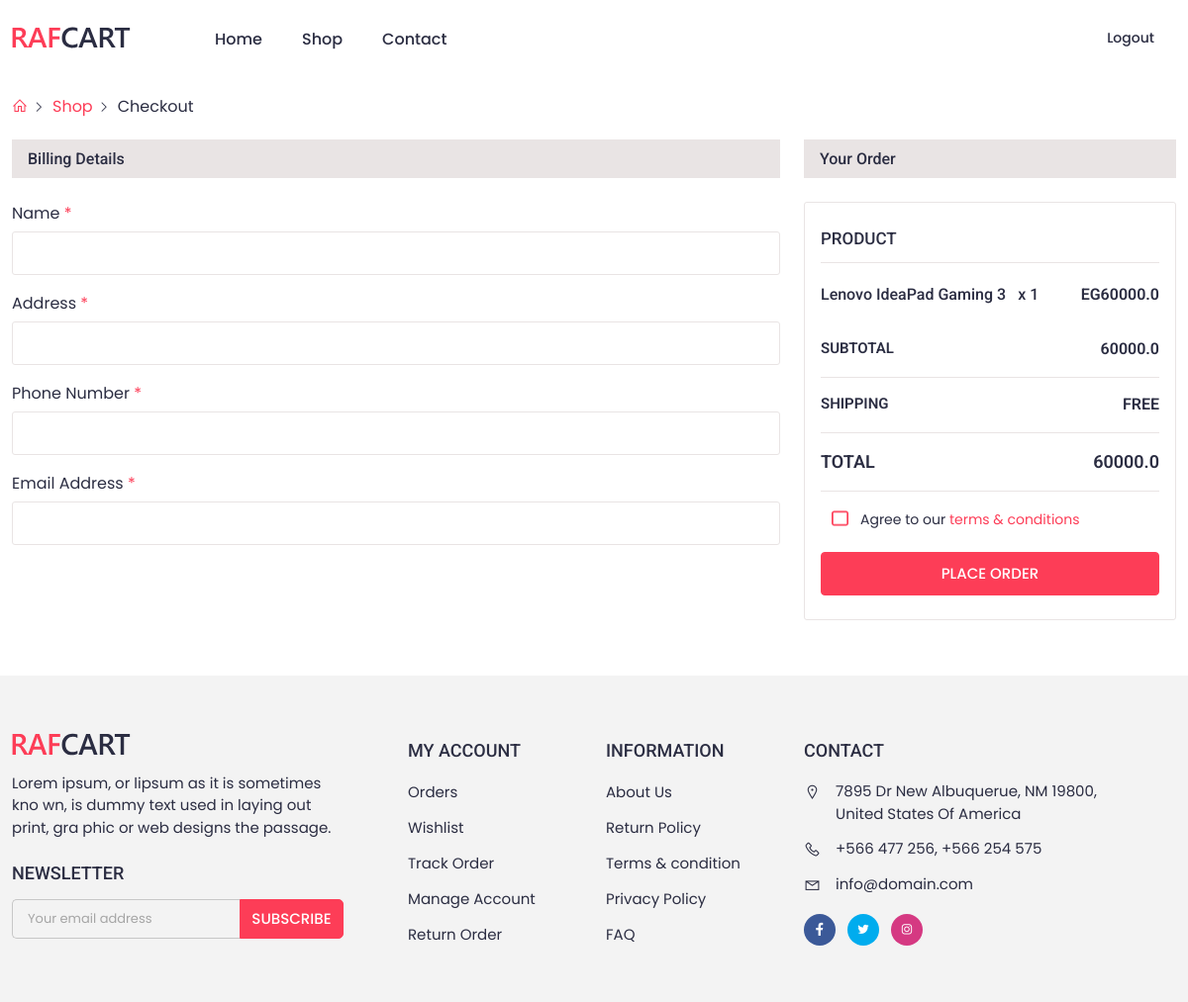
Page /shop/checkout/ (signed in) on the earlier database version.
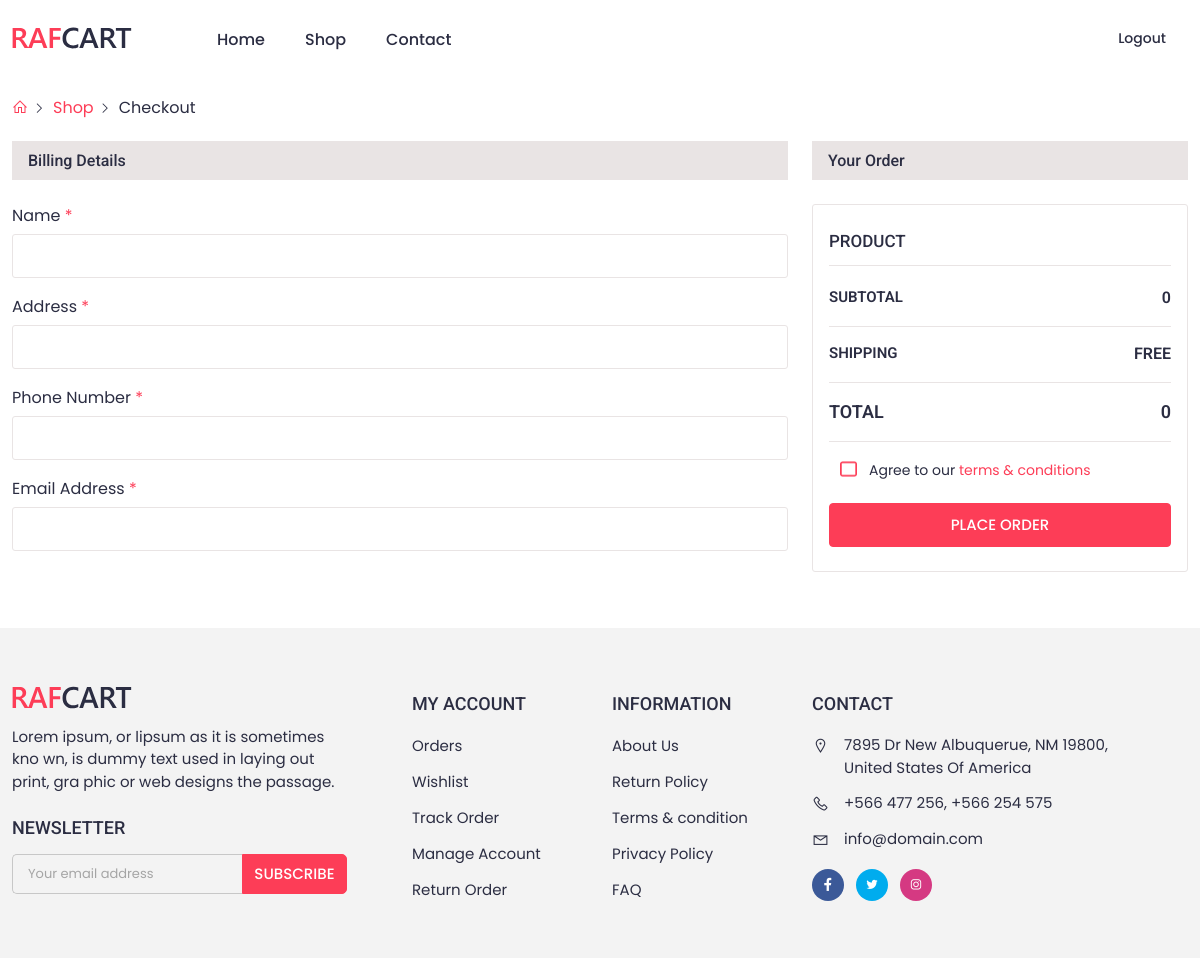
Same page on the later database version.
### shop/models.py (models this page shows, shortened)
class CartItem(models.Model):
    cart = models.ForeignKey(Cart, on_delete=models.CASCADE)
    product = models.ForeignKey(Product, on_delete=models.CASCADE)
    quantity = models.PositiveIntegerField(default=1)

class Product(models.Model):
    Name = models.CharField(max_length=60)
    Price = models.FloatField()
    Description = models.TextField(max_length=2000)
    Image = models.ImageField(upload_to='images/')
    Availability = models.BooleanField(default=True)
    Color=ColorField(default='#000000')
    Category=models.ForeignKey(Category, on_delete=models.SET_NULL, related_name="products",null=True)
    SubCategory=models.ForeignKey(SubCategory, on_delete=models.SET_NULL, related_name="products",null=True)
    Brand = models.ForeignKey(Brand, on_delete=models.CASCADE, related_name="Brand_Product",null=True)

### shop/views.py (the view, shortened to what this page needs)
# urls.py: path('checkout/',views.checkout, name='checkout'),
def checkout(request):
    if request.user.is_authenticated:
        cart = Cart.objects.filter(user=request.user).first()
        if cart:
            cart_items = CartItem.objects.filter(cart=cart)
            total_price = calculate_total_price(cart_items)
        else:
            cart_items = None
            total_price = 0
    else:
        cart_items = None
        total_price = 0
    return render(request, 'shop/checkout.html', {'cart_items': cart_items, 'total_price': total_price})

### shop/views.py (called while the page is built)
def calculate_total_price(cart_items):
    total_price = 0
    for cart_item in cart_items:
        total_price += cart_item.product.Price * cart_item.quantity
    return total_price

### templates/shop/checkout.html (shortened to what this page needs)
{% extends 'base.html' %}
{% block content %}
    <div class="container">
      <div class="breadcrumbs">
        <a href="{% url 'home' %}"><i class="las la-home"></i></a>
        <a href="#">Shop</a>
        <a href="#" class="active">Checkout</a>
      </div>
    </div>
     <div class="cart_area section_padding_b">
      <div class="container">
        <div class="row">
          <div class="col-xl-8 col-lg-7 col-md-6">
            <h4 class="shop_cart_title mb-4 ps-3">Billing details</h4>
            <div class="billing_form">
              <form method="post">
                  <div class="row">
                    <div class="col-lg-12">
                      <div class="single_billing_inp">
                        <label for="first_name">Name <span>*</span></label>
                        <input type="text" name="name"  />
                      </div>
                    </div>
                    <div class="col-12">
                      <div class="single_billing_inp">
                        <label for="street_addr"
                          > Address <span>*</span></label
                        >
                        <input name="address" type="text"  />
                      </div>
                    </div>
                    <div class="col-12">
                      <div class="single_billing_inp">
                        <label for="phone_number"
                          >Phone Number <span>*</span></label
                        >
                        <input name="phone" type="text"  />
                      </div>
                    </div>
                    <div class="col-12">
                      <div class="single_billing_inp">
                        <label for="email_addr">Email Address <span>*</span></label>
                        <input  name="email" type="text"/>
                      </div>
                    </div>
                  </div>
                </div>
                </div>
                <div class="col-xl-4 col-lg-5 col-md-6">
                  <h4 class="shop_cart_title ps-3">Your order</h4>
                  <div class="checkout_order mt-4">
                    <h4>product</h4>
                    {% for item in cart_items %}
                    <div class="single_check_order">
                      <div class="checkorder_cont">
                        <h5>{{ item.product.Name }}</h5>
                      </div>
                        <p class="checkorder_qnty">x {{ item.quantity }}</p>
                      <p class="checkorder_price">EG{{ item.product.Price }}</p>
                    </div>
                    {% endfor %}
                    <div class="single_check_order subs">
                      <div class="checkorder_cont subtotal-h">
                        <h5>Subtotal</h5>
                      </div>
                      <p class="checkorder_price">{{ total_price }}</p>
                    </div>
                    <div class="single_check_order subs">
                      <div class="checkorder_cont subtotal-h">
                        <h5>Shipping</h5>
                      </div>
                      <p class="checkorder_price">Free</p>
                    </div>
                    <div class="single_check_order total">
                      <div class="checkorder_cont">
                        <h5>Total</h5>
                      </div>
                      <p class="checkorder_price">{{ total_price }}</p>
                    </div>
                    <div class="checkorder_agree custom_check check_2">
                      <label for="save-default"
                      >Agree to our
                      <a href="#" class="text-color">terms & conditions</a></label
                      >
                    </div>
                    <div class="checkorder_btn">
                      <button type="submit" class="default_btn rounded w-100">place order</button>
                    </div>
              </div>
            </div>
        </div>
      </div>
    </div>
{% endblock content %}

Differences in the rows shown:
removed CartItem: product.Name "Lenovo IdeaPad Gaming 3", quantity "1", product.Price "60000.0"
Other differences:
{{ total_price }}: "60000.0" → "0"
